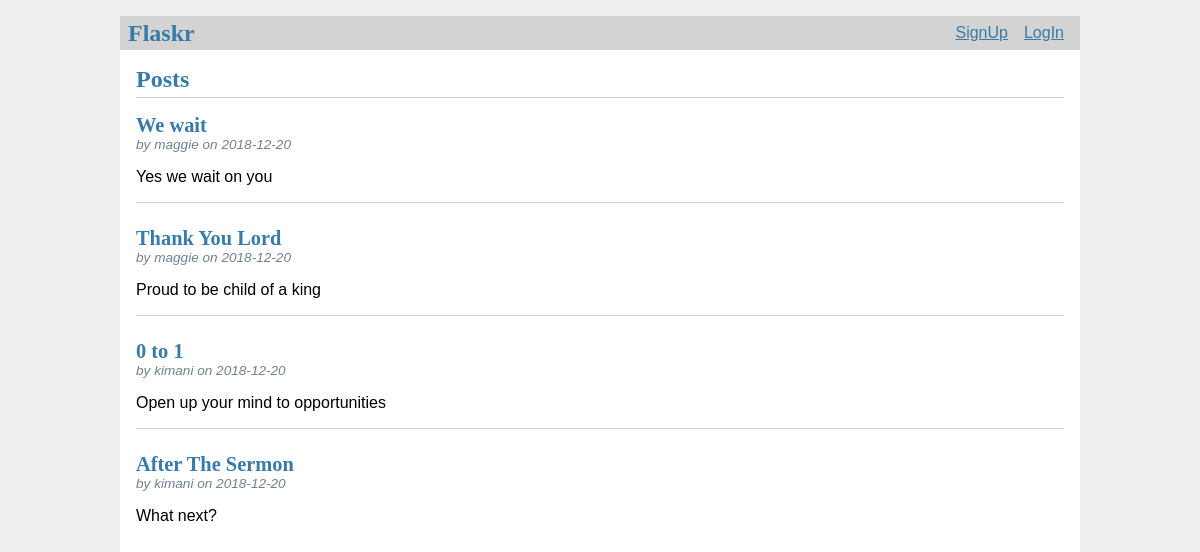
The page / on the database its author committed.
### tables this page shows
CREATE TABLE post (
  id INTEGER PRIMARY KEY AUTOINCREMENT,
  author_id INTEGER NOT NULL,
  created TIMESTAMP NOT NULL DEFAULT CURRENT_TIMESTAMP,
  title TEXT NOT NULL,
  body TEXT NOT NULL,
  FOREIGN KEY (author_id) REFERENCES user (id)
);

CREATE TABLE user (
  id INTEGER PRIMARY KEY AUTOINCREMENT,
  username TEXT UNIQUE NOT NULL,
  password TEXT NOT NULL
);

### flaskr/blog.py (the view)
@bp.route('/')
def index():
    db = get_db()
    posts = db.execute(
        'SELECT p.id, title, body, created, author_id, username'
        ' FROM post p JOIN user u ON p.author_id = u.id'
        ' ORDER BY created DESC'
    ).fetchall()
    return render_template('blog/index.html', posts=posts)

### flaskr/auth.py (called while the page is built)
@bp.before_app_request
def load_logged_in_user():
    user_id = session.get('user_id')
    if user_id is None:
        g.user = None
    else:
        g.user = get_db().execute(
            'SELECT * FROM user WHERE id = ?', (user_id,)
        ).fetchone()

### flaskr/db.py (called while the page is built)
def get_db():
    if 'db' not in g:
        g.db = sqlite3.connect(
            current_app.config['DATABASE'],
            detect_types=sqlite3.PARSE_DECLTYPES
        )
        g.db.row_factory = sqlite3.Row
    return g.db

### flaskr/templates/blog/index.html (shortened to what this page needs)
{% extends 'base.html' %}
{% block header %}
  <h1>{% block title %}Posts{% endblock %}</h1>
{% endblock %}
{% block content %}
  {% for post in posts %}
    <article class="post">
      <header>
        <div>
          <h1>{{ post['title'] }}</h1>
          <div class="about">by {{ post['username'] }} on {{ post['created'].strftime('%Y-%m-%d') }}</div>
        </div>
      </header>
      <p class="body">{{ post['body'] }}</p>
    </article>
    {% if not loop.last %}
      <hr>
    {% endif %}
  {% endfor %}
{% endblock %}

### flaskr/templates/base.html (shortened to what this page needs)
<!DOCTYPE html>
    <link rel="stylesheet" href="{{url_for('static', filename='style.css')}}">
<nav>
    <h1>Flaskr</h1>
    <ul>
        {% if g.user %}
            <li><span>{{ g.user['username'] }}</span></li>
            <li><a href="{{ url_for('auth.logout') }}">LogOut</a></li>
        {% else %}
            <li><a href="{{ url_for('auth.register') }}">SignUp</a></li>
            <li><a href="{{ url_for('auth.login') }}">LogIn</a></li>
        {% endif %}
    </ul>
</nav>
<section class="content">
  <header>
    {% block header %}{% endblock %}
  </header>
  {% block content %}{% endblock %}
</section>

### flaskr/static/style.css (style rules this page uses)
h1, h2, h3, h4, h5, h6 { font-family: serif; color: #377ba8; margin: 1rem 0; }
a { color: #377ba8; }
hr { border: none; border-top: 1px solid lightgray; }
nav { background: lightgray; display: flex; align-items: center; padding: 0 0.5rem; }
nav h1 { flex: auto; margin: 0; }
nav ul { display: flex; list-style: none; margin: 0; padding: 0; }
nav ul li a, nav ul li span, header .action { display: block; padding: 0.5rem; }
.content { padding: 0 1rem 1rem; }
.content > header { border-bottom: 1px solid lightgray; display: flex; align-items: flex-end; }
.content > header h1 { flex: auto; margin: 1rem 0 0.25rem 0; }
.post > header { display: flex; align-items: flex-end; font-size: 0.85em; }
.post > header > div:first-of-type { flex: auto; }
.post > header h1 { font-size: 1.5em; margin-bottom: 0; }
.post .about { color: slategray; font-style: italic; }
.post .body { white-space: pre-line; }
.content:last-child { margin-bottom: 0; }

### rows shown on the page
post: title "We wait", username "maggie", created "2018-12-20", body "Yes we wait on you"
post: title "Thank You Lord", username "maggie", created "2018-12-20", body "Proud to be child of a king"
post: title "0 to 1", username "kimani", created "2018-12-20", body "Open up your mind to opportunities"
post: title "After The Sermon", username "kimani", created "2018-12-20", body "What next?"
